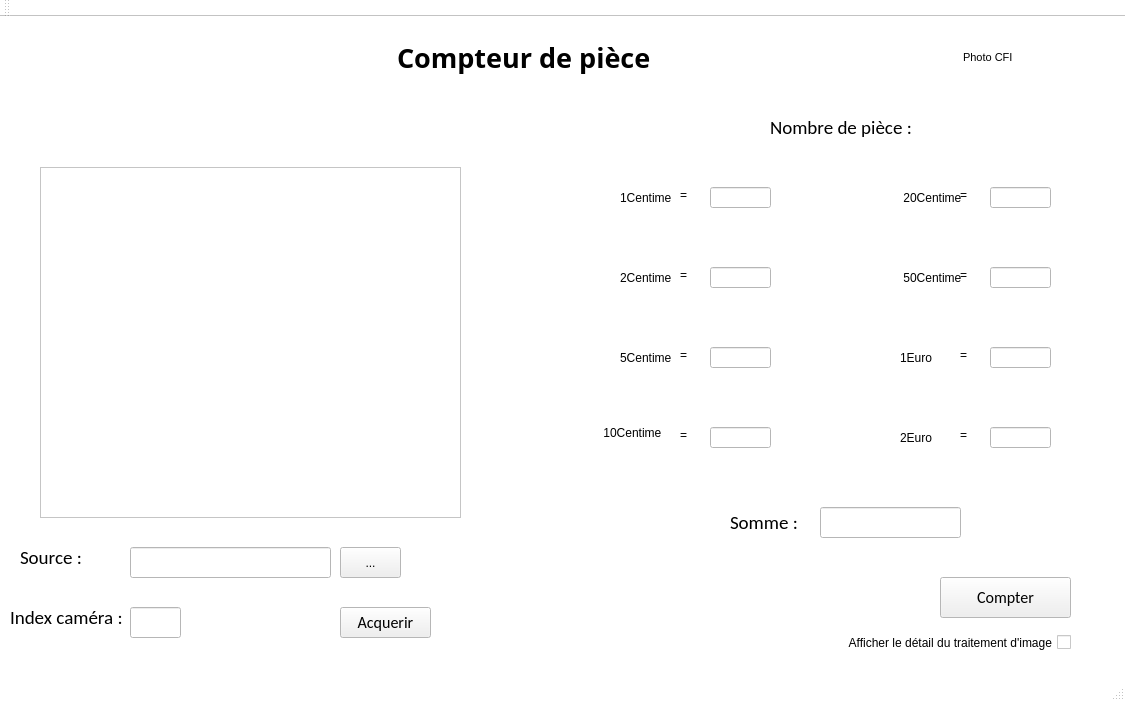
<?xml version="1.0" encoding="UTF-8"?>
<ui version="4.0">
 <class>MainWindow</class>
 <widget class="QMainWindow" name="MainWindow">
  <property name="geometry">
   <rect>
    <x>0</x>
    <y>0</y>
    <width>1125</width>
    <height>701</height>
   </rect>
  </property>
  <property name="palette">
   <palette>
    <active>
     <colorrole role="Base">
      <brush brushstyle="SolidPattern">
       <color alpha="255">
        <red>255</red>
        <green>255</green>
        <blue>255</blue>
       </color>
      </brush>
     </colorrole>
     <colorrole role="Window">
      <brush brushstyle="SolidPattern">
       <color alpha="255">
        <red>255</red>
        <green>255</green>
        <blue>255</blue>
       </color>
      </brush>
     </colorrole>
    </active>
    <inactive>
     <colorrole role="Base">
      <brush brushstyle="SolidPattern">
       <color alpha="255">
        <red>255</red>
        <green>255</green>
        <blue>255</blue>
       </color>
      </brush>
     </colorrole>
     <colorrole role="Window">
      <brush brushstyle="SolidPattern">
       <color alpha="255">
        <red>255</red>
        <green>255</green>
        <blue>255</blue>
       </color>
      </brush>
     </colorrole>
    </inactive>
    <disabled>
     <colorrole role="Base">
      <brush brushstyle="SolidPattern">
       <color alpha="255">
        <red>255</red>
        <green>255</green>
        <blue>255</blue>
       </color>
      </brush>
     </colorrole>
     <colorrole role="Window">
      <brush brushstyle="SolidPattern">
       <color alpha="255">
        <red>255</red>
        <green>255</green>
        <blue>255</blue>
       </color>
      </brush>
     </colorrole>
    </disabled>
   </palette>
  </property>
  <property name="windowTitle">
   <string>MainWindow</string>
  </property>
  <widget class="QWidget" name="centralWidget">
   <widget class="QLabel" name="label">
    <property name="geometry">
     <rect>
      <x>390</x>
      <y>20</y>
      <width>451</width>
      <height>41</height>
     </rect>
    </property>
    <property name="palette">
     <palette>
      <active>
       <colorrole role="Text">
        <brush brushstyle="SolidPattern">
         <color alpha="255">
          <red>0</red>
          <green>0</green>
          <blue>255</blue>
         </color>
        </brush>
       </colorrole>
      </active>
      <inactive>
       <colorrole role="Text">
        <brush brushstyle="SolidPattern">
         <color alpha="255">
          <red>0</red>
          <green>0</green>
          <blue>255</blue>
         </color>
        </brush>
       </colorrole>
      </inactive>
      <disabled>
       <colorrole role="Text">
        <brush brushstyle="SolidPattern">
         <color alpha="255">
          <red>120</red>
          <green>120</green>
          <blue>120</blue>
         </color>
        </brush>
       </colorrole>
      </disabled>
     </palette>
    </property>
    <property name="font">
     <font>
      <family>Source Code Pro</family>
      <pointsize>20</pointsize>
      <weight>75</weight>
      <italic>false</italic>
      <bold>true</bold>
     </font>
    </property>
    <property name="text">
     <string> Compteur de pièce</string>
    </property>
   </widget>
   <widget class="QPushButton" name="pbAcquerir">
    <property name="geometry">
     <rect>
      <x>340</x>
      <y>590</y>
      <width>91</width>
      <height>31</height>
     </rect>
    </property>
    <property name="font">
     <font>
      <family>Calibri</family>
      <pointsize>12</pointsize>
     </font>
    </property>
    <property name="text">
     <string>Acquerir</string>
    </property>
   </widget>
   <widget class="QToolButton" name="tbSource">
    <property name="geometry">
     <rect>
      <x>340</x>
      <y>530</y>
      <width>61</width>
      <height>31</height>
     </rect>
    </property>
    <property name="text">
     <string>...</string>
    </property>
   </widget>
   <widget class="QLineEdit" name="leSource">
    <property name="geometry">
     <rect>
      <x>130</x>
      <y>530</y>
      <width>201</width>
      <height>31</height>
     </rect>
    </property>
   </widget>
   <widget class="QLabel" name="label_2">
    <property name="geometry">
     <rect>
      <x>20</x>
      <y>520</y>
      <width>81</width>
      <height>41</height>
     </rect>
    </property>
    <property name="font">
     <font>
      <family>Calibri</family>
      <pointsize>14</pointsize>
     </font>
    </property>
    <property name="text">
     <string>Source :</string>
    </property>
   </widget>
   <widget class="QLabel" name="label_3">
    <property name="geometry">
     <rect>
      <x>680</x>
      <y>170</y>
      <width>31</width>
      <height>16</height>
     </rect>
    </property>
    <property name="text">
     <string>=</string>
    </property>
   </widget>
   <widget class="QLabel" name="label_4">
    <property name="geometry">
     <rect>
      <x>680</x>
      <y>250</y>
      <width>31</width>
      <height>16</height>
     </rect>
    </property>
    <property name="text">
     <string>=</string>
    </property>
   </widget>
   <widget class="QLabel" name="label_5">
    <property name="geometry">
     <rect>
      <x>680</x>
      <y>330</y>
      <width>31</width>
      <height>16</height>
     </rect>
    </property>
    <property name="text">
     <string>=</string>
    </property>
   </widget>
   <widget class="QLabel" name="label_6">
    <property name="geometry">
     <rect>
      <x>680</x>
      <y>410</y>
      <width>31</width>
      <height>16</height>
     </rect>
    </property>
    <property name="text">
     <string>=</string>
    </property>
   </widget>
   <widget class="QLabel" name="label_8">
    <property name="geometry">
     <rect>
      <x>770</x>
      <y>90</y>
      <width>211</width>
      <height>41</height>
     </rect>
    </property>
    <property name="font">
     <font>
      <family>Calibri</family>
      <pointsize>14</pointsize>
     </font>
    </property>
    <property name="text">
     <string>Nombre de pièce :</string>
    </property>
   </widget>
   <widget class="QLineEdit" name="le1Centime">
    <property name="geometry">
     <rect>
      <x>710</x>
      <y>170</y>
      <width>61</width>
      <height>21</height>
     </rect>
    </property>
    <property name="readOnly">
     <bool>true</bool>
    </property>
   </widget>
   <widget class="QPushButton" name="pbCompter">
    <property name="geometry">
     <rect>
      <x>940</x>
      <y>560</y>
      <width>131</width>
      <height>41</height>
     </rect>
    </property>
    <property name="font">
     <font>
      <family>Calibri</family>
      <pointsize>12</pointsize>
     </font>
    </property>
    <property name="text">
     <string>Compter</string>
    </property>
   </widget>
   <widget class="QLineEdit" name="le2Centime">
    <property name="geometry">
     <rect>
      <x>710</x>
      <y>250</y>
      <width>61</width>
      <height>21</height>
     </rect>
    </property>
    <property name="readOnly">
     <bool>true</bool>
    </property>
   </widget>
   <widget class="QLineEdit" name="le5Centime">
    <property name="geometry">
     <rect>
      <x>710</x>
      <y>330</y>
      <width>61</width>
      <height>21</height>
     </rect>
    </property>
    <property name="readOnly">
     <bool>true</bool>
    </property>
   </widget>
   <widget class="QLineEdit" name="le10Centime">
    <property name="geometry">
     <rect>
      <x>710</x>
      <y>410</y>
      <width>61</width>
      <height>21</height>
     </rect>
    </property>
    <property name="readOnly">
     <bool>true</bool>
    </property>
   </widget>
   <widget class="QLabel" name="label_9">
    <property name="geometry">
     <rect>
      <x>960</x>
      <y>170</y>
      <width>31</width>
      <height>16</height>
     </rect>
    </property>
    <property name="text">
     <string>=</string>
    </property>
   </widget>
   <widget class="QLabel" name="label_10">
    <property name="geometry">
     <rect>
      <x>960</x>
      <y>410</y>
      <width>31</width>
      <height>16</height>
     </rect>
    </property>
    <property name="text">
     <string>=</string>
    </property>
   </widget>
   <widget class="QLineEdit" name="le50Centime">
    <property name="geometry">
     <rect>
      <x>990</x>
      <y>250</y>
      <width>61</width>
      <height>21</height>
     </rect>
    </property>
    <property name="readOnly">
     <bool>true</bool>
    </property>
   </widget>
   <widget class="QLineEdit" name="le1Euro">
    <property name="geometry">
     <rect>
      <x>990</x>
      <y>330</y>
      <width>61</width>
      <height>21</height>
     </rect>
    </property>
    <property name="readOnly">
     <bool>true</bool>
    </property>
   </widget>
   <widget class="QLabel" name="label_12">
    <property name="geometry">
     <rect>
      <x>960</x>
      <y>330</y>
      <width>31</width>
      <height>16</height>
     </rect>
    </property>
    <property name="text">
     <string>=</string>
    </property>
   </widget>
   <widget class="QLineEdit" name="le2Euro">
    <property name="geometry">
     <rect>
      <x>990</x>
      <y>410</y>
      <width>61</width>
      <height>21</height>
     </rect>
    </property>
    <property name="readOnly">
     <bool>true</bool>
    </property>
   </widget>
   <widget class="QLabel" name="label_13">
    <property name="geometry">
     <rect>
      <x>960</x>
      <y>250</y>
      <width>31</width>
      <height>16</height>
     </rect>
    </property>
    <property name="text">
     <string>=</string>
    </property>
   </widget>
   <widget class="QLineEdit" name="le20Centime">
    <property name="geometry">
     <rect>
      <x>990</x>
      <y>170</y>
      <width>61</width>
      <height>21</height>
     </rect>
    </property>
    <property name="readOnly">
     <bool>true</bool>
    </property>
   </widget>
   <widget class="QLabel" name="label_14">
    <property name="geometry">
     <rect>
      <x>730</x>
      <y>490</y>
      <width>91</width>
      <height>31</height>
     </rect>
    </property>
    <property name="font">
     <font>
      <family>Calibri</family>
      <pointsize>14</pointsize>
     </font>
    </property>
    <property name="text">
     <string>Somme :</string>
    </property>
   </widget>
   <widget class="QLineEdit" name="leSomme">
    <property name="geometry">
     <rect>
      <x>820</x>
      <y>490</y>
      <width>141</width>
      <height>31</height>
     </rect>
    </property>
    <property name="readOnly">
     <bool>true</bool>
    </property>
   </widget>
   <widget class="QLabel" name="lPhotoCFI">
    <property name="geometry">
     <rect>
      <x>960</x>
      <y>0</y>
      <width>171</width>
      <height>81</height>
     </rect>
    </property>
    <property name="font">
     <font>
      <pointsize>8</pointsize>
     </font>
    </property>
    <property name="text">
     <string> Photo CFI</string>
    </property>
   </widget>
   <widget class="QLabel" name="l1Centime">
    <property name="geometry">
     <rect>
      <x>620</x>
      <y>150</y>
      <width>81</width>
      <height>61</height>
     </rect>
    </property>
    <property name="text">
     <string>1Centime</string>
    </property>
   </widget>
   <widget class="QLabel" name="l2Centime">
    <property name="geometry">
     <rect>
      <x>620</x>
      <y>230</y>
      <width>81</width>
      <height>61</height>
     </rect>
    </property>
    <property name="text">
     <string>2Centime</string>
    </property>
   </widget>
   <widget class="QLabel" name="l5Centime">
    <property name="geometry">
     <rect>
      <x>620</x>
      <y>310</y>
      <width>81</width>
      <height>61</height>
     </rect>
    </property>
    <property name="text">
     <string>5Centime</string>
    </property>
   </widget>
   <widget class="QLabel" name="l10Centime">
    <property name="geometry">
     <rect>
      <x>600</x>
      <y>380</y>
      <width>81</width>
      <height>71</height>
     </rect>
    </property>
    <property name="text">
     <string> 10Centime</string>
    </property>
   </widget>
   <widget class="QLabel" name="l20Centime">
    <property name="geometry">
     <rect>
      <x>900</x>
      <y>150</y>
      <width>81</width>
      <height>61</height>
     </rect>
    </property>
    <property name="text">
     <string> 20Centime</string>
    </property>
   </widget>
   <widget class="QLabel" name="l50Centime">
    <property name="geometry">
     <rect>
      <x>900</x>
      <y>230</y>
      <width>81</width>
      <height>61</height>
     </rect>
    </property>
    <property name="text">
     <string> 50Centime</string>
    </property>
   </widget>
   <widget class="QLabel" name="l1Euro">
    <property name="geometry">
     <rect>
      <x>900</x>
      <y>310</y>
      <width>81</width>
      <height>61</height>
     </rect>
    </property>
    <property name="text">
     <string>1Euro</string>
    </property>
   </widget>
   <widget class="QLabel" name="l2Euro">
    <property name="geometry">
     <rect>
      <x>900</x>
      <y>390</y>
      <width>81</width>
      <height>61</height>
     </rect>
    </property>
    <property name="text">
     <string>2Euro</string>
    </property>
   </widget>
   <widget class="QCheckBox" name="cbDetail">
    <property name="geometry">
     <rect>
      <x>810</x>
      <y>600</y>
      <width>261</width>
      <height>51</height>
     </rect>
    </property>
    <property name="layoutDirection">
     <enum>Qt::RightToLeft</enum>
    </property>
    <property name="text">
     <string>Afficher le détail du traitement d'image</string>
    </property>
   </widget>
   <widget class="QGraphicsView" name="graphicsView">
    <property name="geometry">
     <rect>
      <x>40</x>
      <y>150</y>
      <width>421</width>
      <height>351</height>
     </rect>
    </property>
   </widget>
   <widget class="QLineEdit" name="leIndexCamera">
    <property name="geometry">
     <rect>
      <x>130</x>
      <y>590</y>
      <width>51</width>
      <height>31</height>
     </rect>
    </property>
   </widget>
   <widget class="QLabel" name="label_7">
    <property name="geometry">
     <rect>
      <x>10</x>
      <y>580</y>
      <width>121</width>
      <height>41</height>
     </rect>
    </property>
    <property name="font">
     <font>
      <family>Calibri</family>
      <pointsize>14</pointsize>
     </font>
    </property>
    <property name="text">
     <string>Index caméra : </string>
    </property>
   </widget>
  </widget>
  <widget class="QMenuBar" name="menuBar">
   <property name="geometry">
    <rect>
     <x>0</x>
     <y>0</y>
     <width>1125</width>
     <height>21</height>
    </rect>
   </property>
  </widget>
  <widget class="QToolBar" name="mainToolBar">
   <attribute name="toolBarArea">
    <enum>TopToolBarArea</enum>
   </attribute>
   <attribute name="toolBarBreak">
    <bool>false</bool>
   </attribute>
  </widget>
  <widget class="QStatusBar" name="statusBar"/>
 </widget>
 <layoutdefault spacing="6" margin="11"/>
 <resources/>
 <connections/>
</ui>
